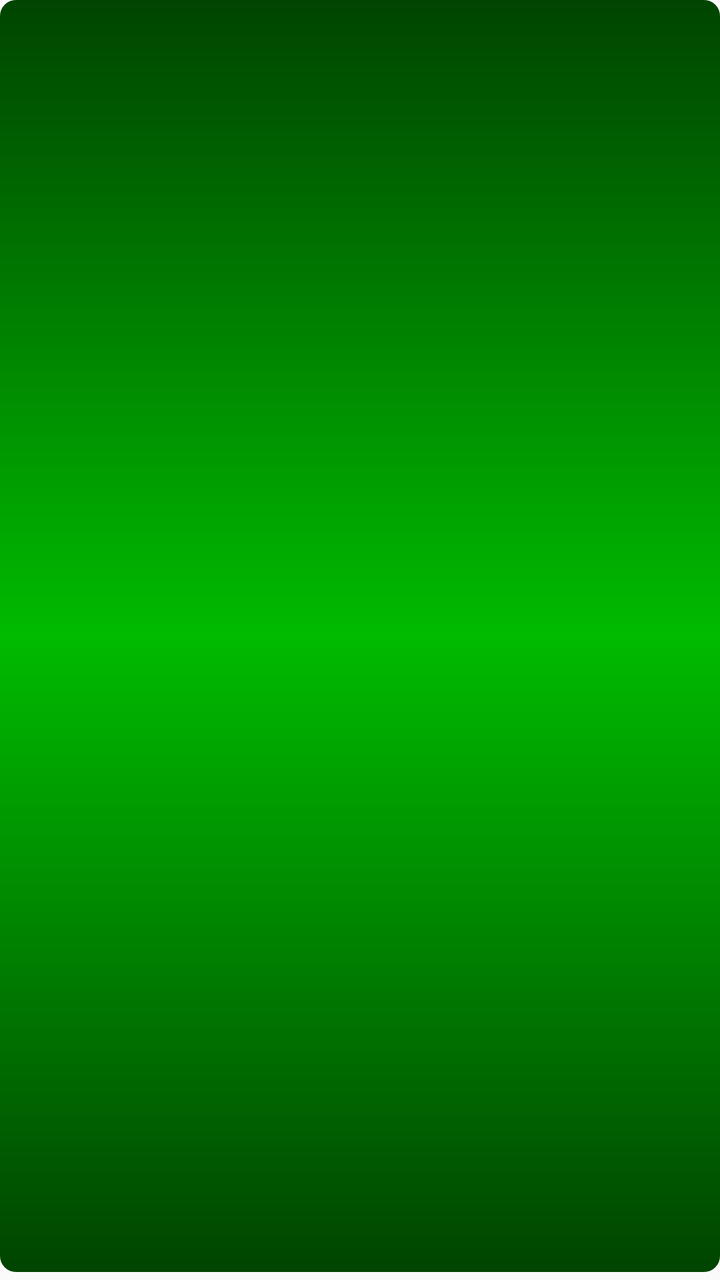
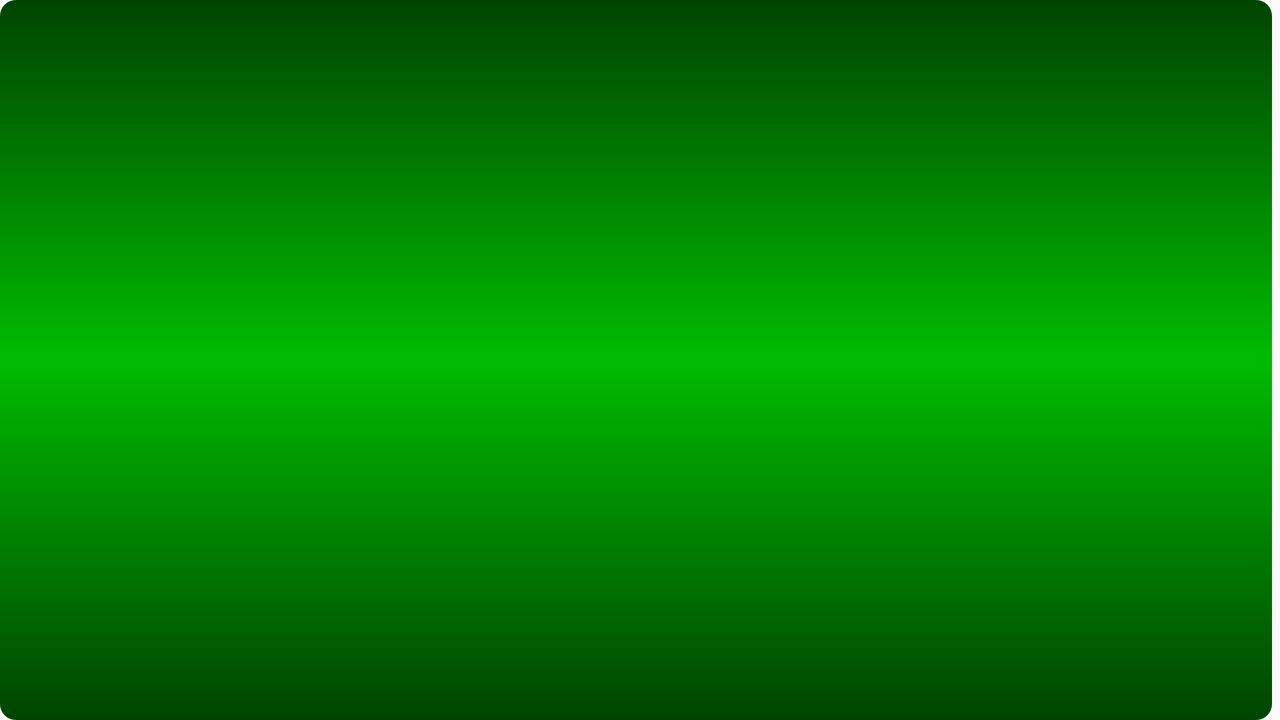

Two renders of one Android screen. The first uses the default layout on a phone; the second uses the alternative layout the repository ships for a different screen configuration, on a matching device. The two XML files are below.
<!-- AndroidManifest.xml: application theme AppTheme -->
<!-- res/layout/video_item.xml -->
<?xml version="1.0" encoding="utf-8"?>
<LinearLayout xmlns:android="http://schemas.android.com/apk/res/android"
              android:layout_width="match_parent"
              android:layout_height="match_parent"
              android:layout_marginBottom="@dimen/video_item_layout_margin"
              android:background="@drawable/video_item_shape"
              android:orientation="horizontal"
              android:paddingBottom="@dimen/video_item_layout_padding"
              android:paddingTop="@dimen/video_item_layout_padding">

    <ImageView
        android:id="@+id/video_image"
        android:layout_width="0dp"
        android:layout_height="@dimen/video_item_image_height"
        android:layout_weight="1"/>

    <TextView
        android:id="@+id/video_title"
        style="@style/video_title"
        android:layout_width="0dp"
        android:layout_height="match_parent"
        android:layout_weight="2"
        android:gravity="center_vertical"/>
</LinearLayout>
<!-- resources referenced by this layout -->
<resources>
  <dimen name="video_item_image_height">120dp</dimen>
  <dimen name="video_item_layout_margin">4dp</dimen>
  <dimen name="video_item_layout_padding">8dp</dimen>
  <!-- drawable video_item_shape (drawable) -->
  <?xml version="1.0" encoding="utf-8"?>
  <shape xmlns:android="http://schemas.android.com/apk/res/android"
         android:shape="rectangle">
      <corners android:radius="8dp"/>
      <gradient
          android:angle="90"
          android:centerColor="@color/button_pressed"
          android:endColor="@color/button_enabled"
          android:startColor="@color/button_enabled"/>
  
  </shape>
  <style name="video_title">
          <item name="android:textColor">@color/colorAccent</item>
          <item name="android:textSize">18sp</item>
          <item name="android:textStyle">italic</item>
          <item name="android:shadowColor">@color/title_shadow_color</item>
          <item name="android:shadowDx">1</item>
          <item name="android:shadowDy">1</item>
          <item name="android:shadowRadius">2</item>
      </style>
  <style name="AppTheme" parent="Theme.AppCompat.Light.DarkActionBar">
          <item name="colorPrimary">@color/colorPrimary</item>
          <item name="colorPrimaryDark">@color/colorPrimaryDark</item>
          <item name="colorAccent">@color/colorAccent</item>
      </style>
  <color name="button_pressed">#ff00bb00</color>
  <color name="button_enabled">#ff004400</color>
  <color name="colorAccent">#FF4081</color>
  <color name="title_shadow_color">#000</color>
  <color name="colorPrimary">#ff008800</color>
  <color name="colorPrimaryDark">#ff004400</color>
</resources>
<!-- res/layout-land/video_item.xml (the repository's variant of the layout above) -->
<!-- drawn on the phone turned sideways -->
<?xml version="1.0" encoding="utf-8"?>
<LinearLayout xmlns:android="http://schemas.android.com/apk/res/android"
              android:layout_width="match_parent"
              android:layout_height="match_parent"
              android:layout_marginEnd="@dimen/video_item_layout_margin"
              android:layout_marginRight="@dimen/video_item_layout_margin"
              android:background="@drawable/video_item_shape"
              android:orientation="vertical"
              android:paddingLeft="@dimen/video_item_layout_padding"
              android:paddingRight="@dimen/video_item_layout_padding">

    <ImageView
        android:id="@+id/video_image"
        android:layout_width="@dimen/video_item_image_width"
        android:layout_height="0dp"
        android:layout_weight="2"/>

    <TextView
        android:id="@+id/video_title"
        style="@style/video_title"
        android:layout_width="match_parent"
        android:layout_height="0dp"
        android:layout_weight="1"
        android:gravity="center"/>

</LinearLayout>
<!-- resources referenced by the variant -->
<!-- as the phone turned sideways resolves them -->
<resources>
  <dimen name="video_item_image_width">200dp</dimen>
  <dimen name="video_item_layout_margin">4dp</dimen>
  <dimen name="video_item_layout_padding">8dp</dimen>
  <!-- drawable video_item_shape (drawable) -->
  <?xml version="1.0" encoding="utf-8"?>
  <shape xmlns:android="http://schemas.android.com/apk/res/android"
         android:shape="rectangle">
      <corners android:radius="8dp"/>
      <gradient
          android:angle="90"
          android:centerColor="@color/button_pressed"
          android:endColor="@color/button_enabled"
          android:startColor="@color/button_enabled"/>
  
  </shape>
  <style name="video_title">
          <item name="android:textColor">@color/colorAccent</item>
          <item name="android:textSize">18sp</item>
          <item name="android:textStyle">italic</item>
          <item name="android:shadowColor">@color/title_shadow_color</item>
          <item name="android:shadowDx">1</item>
          <item name="android:shadowDy">1</item>
          <item name="android:shadowRadius">2</item>
      </style>
  <style name="AppTheme" parent="Theme.AppCompat.Light.DarkActionBar">
          <item name="colorPrimary">@color/colorPrimary</item>
          <item name="colorPrimaryDark">@color/colorPrimaryDark</item>
          <item name="colorAccent">@color/colorAccent</item>
      </style>
  <color name="button_pressed">#ff00bb00</color>
  <color name="button_enabled">#ff004400</color>
  <color name="colorAccent">#FF4081</color>
  <color name="title_shadow_color">#000</color>
  <color name="colorPrimary">#ff008800</color>
  <color name="colorPrimaryDark">#ff004400</color>
</resources>
